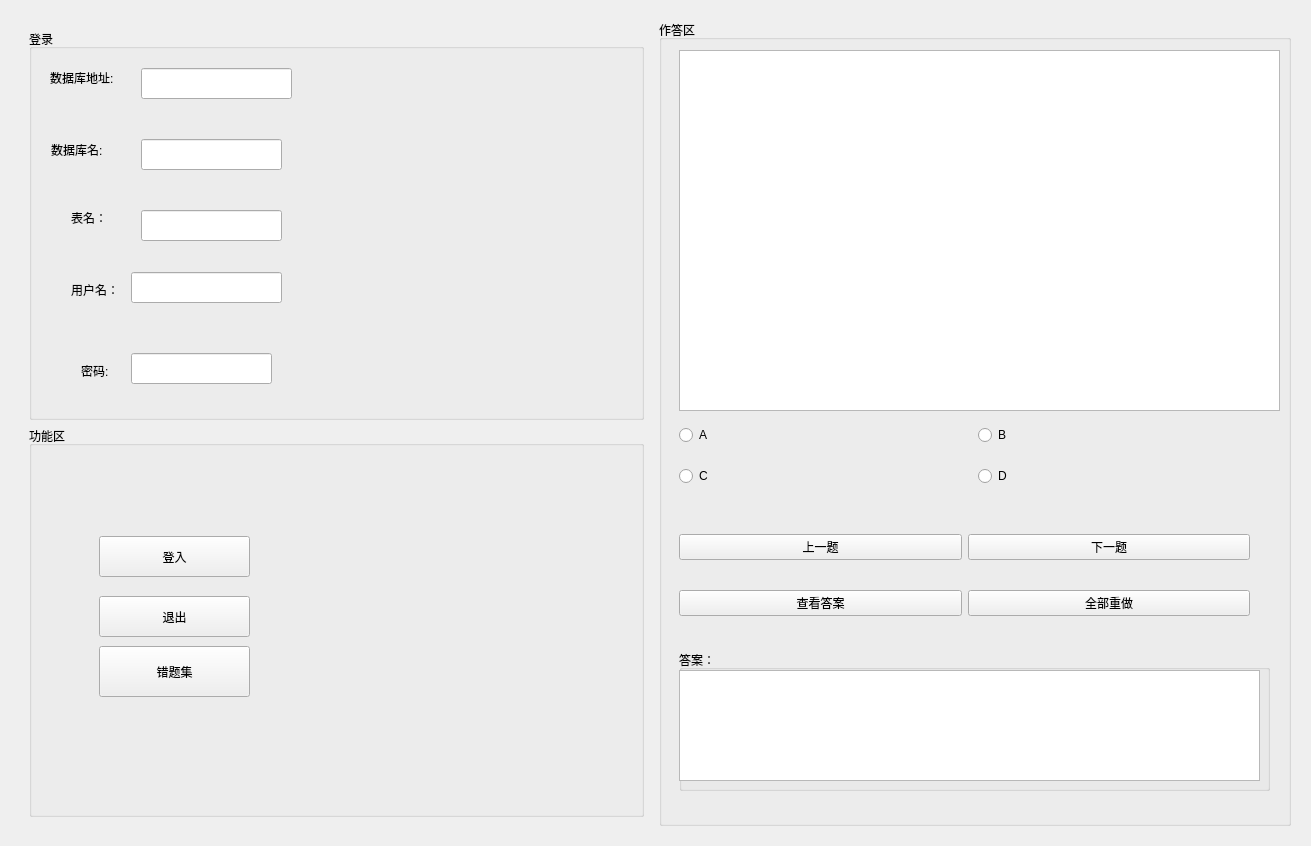
<?xml version="1.0" encoding="UTF-8"?>
<ui version="4.0">
 <class>Form</class>
 <widget class="QWidget" name="Form">
  <property name="geometry">
   <rect>
    <x>0</x>
    <y>0</y>
    <width>1311</width>
    <height>846</height>
   </rect>
  </property>
  <property name="windowTitle">
   <string>Form</string>
  </property>
  <layout class="QHBoxLayout" name="horizontalLayout">
   <item>
    <widget class="QWidget" name="widget_3" native="true">
     <layout class="QHBoxLayout" name="horizontalLayout_2">
      <item>
       <widget class="QWidget" name="widget_8" native="true">
        <layout class="QVBoxLayout" name="verticalLayout_2">
         <item>
          <widget class="QGroupBox" name="groupBox">
           <property name="title">
            <string>登录</string>
           </property>
           <layout class="QVBoxLayout" name="verticalLayout">
            <item>
             <widget class="QWidget" name="widget_2" native="true">
              <widget class="QLabel" name="label_2">
               <property name="geometry">
                <rect>
                 <x>9</x>
                 <y>0</y>
                 <width>91</width>
                 <height>39</height>
                </rect>
               </property>
               <property name="text">
                <string>数据库地址:</string>
               </property>
              </widget>
              <widget class="QLineEdit" name="Sql_Address">
               <property name="geometry">
                <rect>
                 <x>100</x>
                 <y>10</y>
                 <width>151</width>
                 <height>31</height>
                </rect>
               </property>
              </widget>
             </widget>
            </item>
            <item>
             <widget class="QWidget" name="widget" native="true">
              <widget class="QLabel" name="label">
               <property name="geometry">
                <rect>
                 <x>10</x>
                 <y>0</y>
                 <width>83</width>
                 <height>41</height>
                </rect>
               </property>
               <property name="text">
                <string>数据库名:</string>
               </property>
              </widget>
              <widget class="QLineEdit" name="Sql_Name">
               <property name="geometry">
                <rect>
                 <x>100</x>
                 <y>10</y>
                 <width>141</width>
                 <height>31</height>
                </rect>
               </property>
              </widget>
             </widget>
            </item>
            <item>
             <widget class="QWidget" name="widget_4" native="true">
              <widget class="QLineEdit" name="Sql_Table_Name">
               <property name="geometry">
                <rect>
                 <x>100</x>
                 <y>10</y>
                 <width>141</width>
                 <height>31</height>
                </rect>
               </property>
              </widget>
              <widget class="QLabel" name="label_3">
               <property name="geometry">
                <rect>
                 <x>30</x>
                 <y>10</y>
                 <width>72</width>
                 <height>15</height>
                </rect>
               </property>
               <property name="text">
                <string>表名：</string>
               </property>
              </widget>
             </widget>
            </item>
            <item>
             <widget class="QWidget" name="widget_5" native="true">
              <widget class="QLineEdit" name="User_Name">
               <property name="geometry">
                <rect>
                 <x>90</x>
                 <y>0</y>
                 <width>151</width>
                 <height>31</height>
                </rect>
               </property>
              </widget>
              <widget class="QLabel" name="label_4">
               <property name="geometry">
                <rect>
                 <x>30</x>
                 <y>10</y>
                 <width>72</width>
                 <height>15</height>
                </rect>
               </property>
               <property name="text">
                <string>用户名：</string>
               </property>
              </widget>
             </widget>
            </item>
            <item>
             <widget class="QWidget" name="widget_6" native="true">
              <widget class="QLineEdit" name="User_Password">
               <property name="geometry">
                <rect>
                 <x>90</x>
                 <y>10</y>
                 <width>141</width>
                 <height>31</height>
                </rect>
               </property>
              </widget>
              <widget class="QLabel" name="label_5">
               <property name="geometry">
                <rect>
                 <x>40</x>
                 <y>20</y>
                 <width>72</width>
                 <height>15</height>
                </rect>
               </property>
               <property name="text">
                <string>密码:</string>
               </property>
              </widget>
             </widget>
            </item>
           </layout>
          </widget>
         </item>
         <item>
          <widget class="QGroupBox" name="groupBox_3">
           <property name="title">
            <string>功能区</string>
           </property>
           <widget class="QWidget" name="widget_9" native="true">
            <property name="geometry">
             <rect>
              <x>60</x>
              <y>100</y>
              <width>161</width>
              <height>171</height>
             </rect>
            </property>
            <widget class="QPushButton" name="Button_Login">
             <property name="geometry">
              <rect>
               <x>10</x>
               <y>10</y>
               <width>151</width>
               <height>41</height>
              </rect>
             </property>
             <property name="text">
              <string>登入</string>
             </property>
            </widget>
            <widget class="QPushButton" name="Button_Exit">
             <property name="geometry">
              <rect>
               <x>10</x>
               <y>70</y>
               <width>151</width>
               <height>41</height>
              </rect>
             </property>
             <property name="text">
              <string>退出</string>
             </property>
            </widget>
            <widget class="QPushButton" name="Button_Error_List">
             <property name="geometry">
              <rect>
               <x>10</x>
               <y>120</y>
               <width>151</width>
               <height>51</height>
              </rect>
             </property>
             <property name="text">
              <string>错题集</string>
             </property>
            </widget>
           </widget>
          </widget>
         </item>
        </layout>
       </widget>
      </item>
      <item>
       <widget class="QGroupBox" name="groupBox_2">
        <property name="title">
         <string>作答区</string>
        </property>
        <widget class="QWidget" name="widget_7" native="true">
         <property name="geometry">
          <rect>
           <x>20</x>
           <y>390</y>
           <width>591</width>
           <height>91</height>
          </rect>
         </property>
         <layout class="QGridLayout" name="gridLayout_3">
          <item row="0" column="0">
           <widget class="QRadioButton" name="Button_A">
            <property name="text">
             <string>A</string>
            </property>
           </widget>
          </item>
          <item row="0" column="1">
           <widget class="QRadioButton" name="Button_B">
            <property name="text">
             <string>B</string>
            </property>
           </widget>
          </item>
          <item row="1" column="0">
           <widget class="QRadioButton" name="Button_C">
            <property name="text">
             <string>C</string>
            </property>
           </widget>
          </item>
          <item row="1" column="1">
           <widget class="QRadioButton" name="Button_D">
            <property name="text">
             <string>D</string>
            </property>
           </widget>
          </item>
         </layout>
        </widget>
        <widget class="QWidget" name="widget_10" native="true">
         <property name="geometry">
          <rect>
           <x>20</x>
           <y>30</y>
           <width>611</width>
           <height>361</height>
          </rect>
         </property>
         <widget class="QTextEdit" name="Show_Questions">
          <property name="geometry">
           <rect>
            <x>0</x>
            <y>0</y>
            <width>601</width>
            <height>361</height>
           </rect>
          </property>
         </widget>
        </widget>
        <widget class="QWidget" name="widget_11" native="true">
         <property name="geometry">
          <rect>
           <x>20</x>
           <y>490</y>
           <width>571</width>
           <height>131</height>
          </rect>
         </property>
         <layout class="QGridLayout" name="gridLayout">
          <item row="0" column="0">
           <widget class="QPushButton" name="Button_Last">
            <property name="text">
             <string>上一题</string>
            </property>
           </widget>
          </item>
          <item row="0" column="1">
           <widget class="QPushButton" name="Button_Next">
            <property name="text">
             <string>下一题</string>
            </property>
           </widget>
          </item>
          <item row="1" column="0">
           <widget class="QPushButton" name="Button_Answer">
            <property name="text">
             <string>查看答案</string>
            </property>
           </widget>
          </item>
          <item row="1" column="1">
           <widget class="QPushButton" name="Button_Again_All">
            <property name="text">
             <string>全部重做</string>
            </property>
           </widget>
          </item>
         </layout>
        </widget>
        <widget class="QWidget" name="widget_12" native="true">
         <property name="geometry">
          <rect>
           <x>20</x>
           <y>630</y>
           <width>601</width>
           <height>151</height>
          </rect>
         </property>
         <widget class="QGroupBox" name="Answer">
          <property name="geometry">
           <rect>
            <x>0</x>
            <y>0</y>
            <width>591</width>
            <height>141</height>
           </rect>
          </property>
          <property name="title">
           <string>答案：</string>
          </property>
          <widget class="QTextEdit" name="Show_Answer">
           <property name="geometry">
            <rect>
             <x>0</x>
             <y>20</y>
             <width>581</width>
             <height>111</height>
            </rect>
           </property>
          </widget>
         </widget>
        </widget>
       </widget>
      </item>
     </layout>
    </widget>
   </item>
  </layout>
 </widget>
 <resources/>
 <connections>
  <connection>
   <sender>Button_Exit</sender>
   <signal>clicked()</signal>
   <receiver>Form</receiver>
   <slot>close()</slot>
   <hints>
    <hint type="sourcelabel">
     <x>182</x>
     <y>618</y>
    </hint>
    <hint type="destinationlabel">
     <x>1309</x>
     <y>589</y>
    </hint>
   </hints>
  </connection>
 </connections>
</ui>
